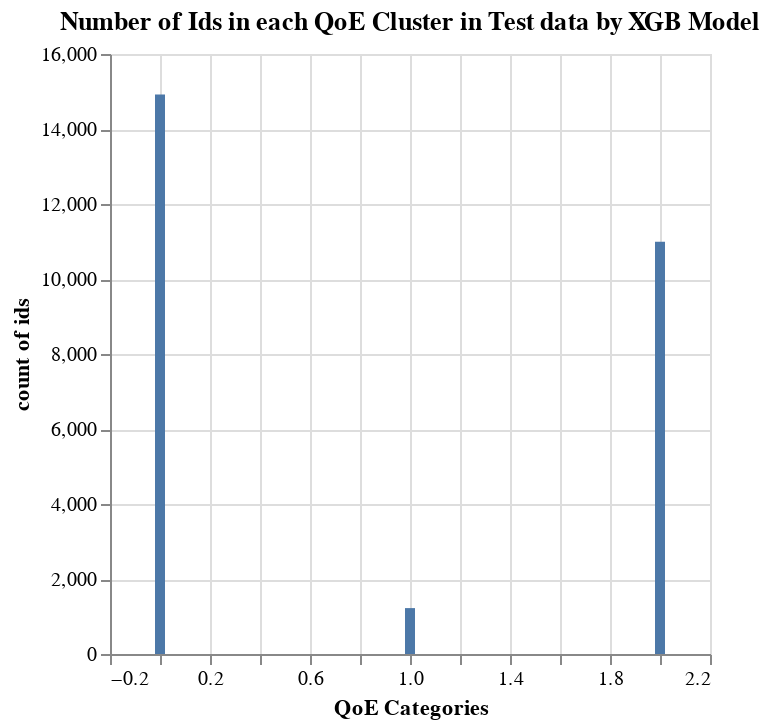

Notebook source saved alongside this figure:
### Code cell
%chart x=rate_category,y=counts,labelx="QoE Categories", labely="count of ids",type=bar,title="Number of Ids in each QoE Cluster in Test data by XGB Model",height= 400,width=400

### Figure 1 — Vega-Lite specification as saved in the notebook (floating-point values rounded to 4 significant figures)
{"$schema": "https://vega.github.io/schema/vega-lite/v3.json", "data": {"format": {"type": "csv"}, "values": "\"rate_category\",\"counts\"\n\"1\",\"1224\"\n\"\",\"382\"\n\"2\",\"10996\"\n\"0\",\"14923\"\n"}, "encoding": {"x": {"axis": {"grid": true, "title": "QoE Categories"}, "field": "rate_category", "type": "quantitative"}, "y": {"axis": {"grid": true, "title": "count of ids"}, "field": "counts", "type": "quantitative"}}, "height": "400", "mark": {"color": "#4C78A8", "type": "bar"}, "title": "Number of Ids in each QoE Cluster in Test data by XGB Model", "width": "400"}
